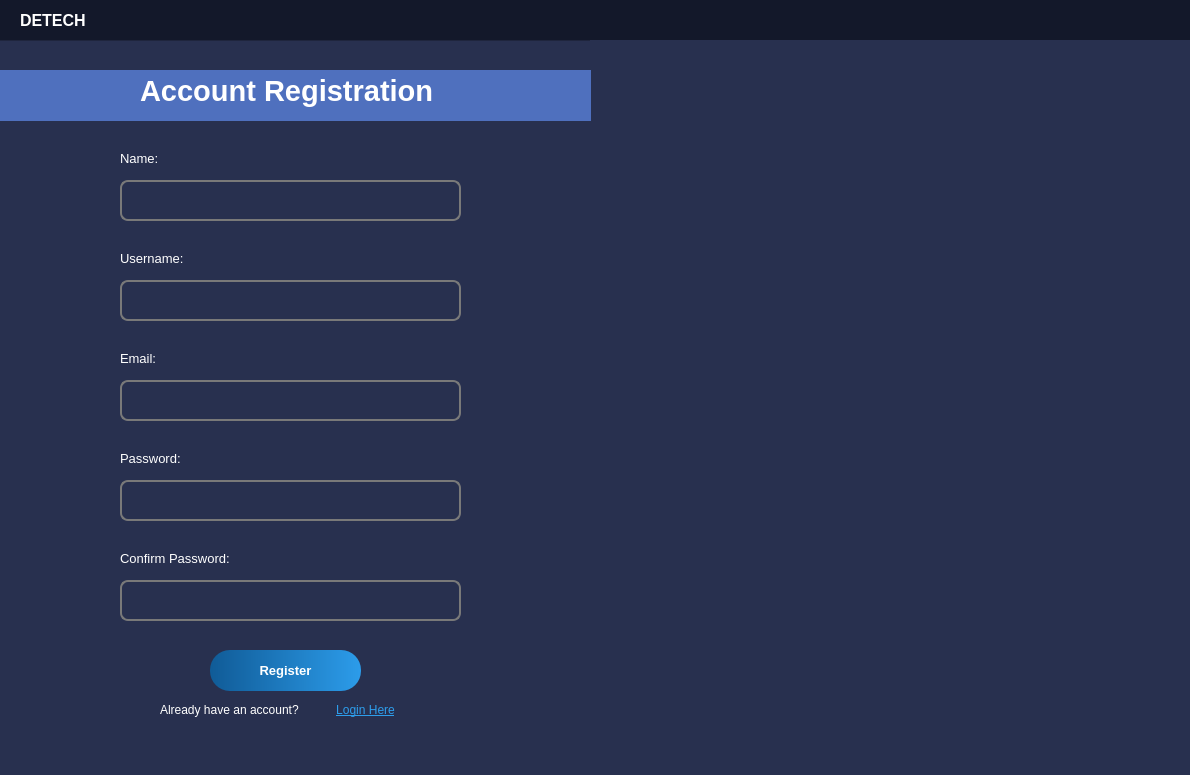
<?xml version="1.0" encoding="UTF-8"?>
<ui version="4.0">
 <class>loginWindow</class>
 <widget class="QMainWindow" name="loginWindow">
  <property name="geometry">
   <rect>
    <x>0</x>
    <y>0</y>
    <width>1190</width>
    <height>775</height>
   </rect>
  </property>
  <property name="windowTitle">
   <string>MainWindow</string>
  </property>
  <property name="styleSheet">
   <string notr="true">background-color: rgb(19, 24, 42);</string>
  </property>
  <widget class="QWidget" name="centralwidget">
   <widget class="QFrame" name="registrationFrame">
    <property name="geometry">
     <rect>
      <x>-10</x>
      <y>40</y>
      <width>1201</width>
      <height>741</height>
     </rect>
    </property>
    <property name="styleSheet">
     <string notr="true">background-color: rgb(40, 48, 79);</string>
    </property>
    <property name="frameShape">
     <enum>QFrame::StyledPanel</enum>
    </property>
    <property name="frameShadow">
     <enum>QFrame::Raised</enum>
    </property>
    <widget class="QLabel" name="nameRegLabel">
     <property name="geometry">
      <rect>
       <x>130</x>
       <y>110</y>
       <width>81</width>
       <height>16</height>
      </rect>
     </property>
     <property name="font">
      <font>
       <pointsize>10</pointsize>
      </font>
     </property>
     <property name="styleSheet">
      <string notr="true">color: rgb(255, 255, 255);</string>
     </property>
     <property name="text">
      <string>Name:</string>
     </property>
    </widget>
    <widget class="QLineEdit" name="nameRegLine">
     <property name="geometry">
      <rect>
       <x>130</x>
       <y>140</y>
       <width>341</width>
       <height>41</height>
      </rect>
     </property>
     <property name="font">
      <font>
       <pointsize>10</pointsize>
      </font>
     </property>
     <property name="styleSheet">
      <string notr="true">QLineEdit{
border: 2px solid rgb(121, 121, 121);
color: rgb(255, 255, 255);
border-radius: 8px;
padding-left: 15px;
}

QLineEdit:hover{
	border: 2px solid white;
}

QLineEdit:focus{
	border: 2px solid white;
}</string>
     </property>
     <property name="inputMask">
      <string notr="true"/>
     </property>
     <property name="echoMode">
      <enum>QLineEdit::Normal</enum>
     </property>
    </widget>
    <widget class="QPushButton" name="registerButton">
     <property name="geometry">
      <rect>
       <x>220</x>
       <y>610</y>
       <width>151</width>
       <height>41</height>
      </rect>
     </property>
     <property name="font">
      <font>
       <pointsize>10</pointsize>
       <weight>75</weight>
       <bold>true</bold>
      </font>
     </property>
     <property name="styleSheet">
      <string notr="true">QPushButton {
background-color: qlineargradient(spread:pad, x1:0, y1:0, x2:1, y2:0, stop:0 rgba(16, 91, 151, 255), stop:1 rgba(44, 156, 234, 255));
color: white;
border-radius: 20px;
}

QPushButton:hover {
    background: qradialgradient(
        cx: 0.3, cy: -0.4, fx: 0.3, fy: -0.4,
        radius: 1.35, stop: 0 rgb(119, 88, 127), stop: 1 rgb(28, 96, 255)
        );
    }

QPushButton:pressed {
    border-style: inset;
    background: qradialgradient(
        cx: 0.4, cy: -0.1, fx: 0.4, fy: -0.1,
        radius: 1.35, stop: 0 rgb(17, 21, 255), stop: 1 #ddd
        );
    }</string>
     </property>
     <property name="text">
      <string>Register</string>
     </property>
     <property name="icon">
      <iconset resource="detechRs.qrc">
       <normaloff>:/images/images/ri_login-circle-fill.png</normaloff>:/images/images/ri_login-circle-fill.png</iconset>
     </property>
     <property name="iconSize">
      <size>
       <width>25</width>
       <height>25</height>
      </size>
     </property>
    </widget>
    <widget class="QLabel" name="label">
     <property name="geometry">
      <rect>
       <x>170</x>
       <y>660</y>
       <width>161</width>
       <height>20</height>
      </rect>
     </property>
     <property name="font">
      <font>
       <pointsize>9</pointsize>
      </font>
     </property>
     <property name="styleSheet">
      <string notr="true">color: rgb(255, 255, 255)</string>
     </property>
     <property name="text">
      <string>Already have an account?</string>
     </property>
    </widget>
    <widget class="QLabel" name="label_3">
     <property name="geometry">
      <rect>
       <x>600</x>
       <y>0</y>
       <width>601</width>
       <height>741</height>
      </rect>
     </property>
     <property name="text">
      <string/>
     </property>
     <property name="pixmap">
      <pixmap resource="detechRs.qrc">:/images/images/login image.jpg</pixmap>
     </property>
     <property name="scaledContents">
      <bool>true</bool>
     </property>
    </widget>
    <widget class="QLabel" name="label_2">
     <property name="geometry">
      <rect>
       <x>10</x>
       <y>30</y>
       <width>591</width>
       <height>51</height>
      </rect>
     </property>
     <property name="styleSheet">
      <string notr="true">background-color: rgba(79, 112, 190, 1);</string>
     </property>
     <property name="text">
      <string/>
     </property>
    </widget>
    <widget class="QLabel" name="accountReg">
     <property name="geometry">
      <rect>
       <x>150</x>
       <y>30</y>
       <width>451</width>
       <height>41</height>
      </rect>
     </property>
     <property name="font">
      <font>
       <pointsize>22</pointsize>
       <weight>75</weight>
       <bold>true</bold>
      </font>
     </property>
     <property name="styleSheet">
      <string notr="true">color: rgb(255, 255, 255);
background-color: rgba(79, 112, 190, 1);</string>
     </property>
     <property name="text">
      <string>Account Registration</string>
     </property>
    </widget>
    <widget class="QLabel" name="usernameRegLabel">
     <property name="geometry">
      <rect>
       <x>130</x>
       <y>210</y>
       <width>81</width>
       <height>16</height>
      </rect>
     </property>
     <property name="font">
      <font>
       <pointsize>10</pointsize>
      </font>
     </property>
     <property name="styleSheet">
      <string notr="true">color: rgb(255, 255, 255);</string>
     </property>
     <property name="text">
      <string>Username:</string>
     </property>
    </widget>
    <widget class="QLineEdit" name="usernameRegLine">
     <property name="geometry">
      <rect>
       <x>130</x>
       <y>240</y>
       <width>341</width>
       <height>41</height>
      </rect>
     </property>
     <property name="font">
      <font>
       <pointsize>10</pointsize>
      </font>
     </property>
     <property name="styleSheet">
      <string notr="true">QLineEdit{
border: 2px solid rgb(121, 121, 121);
color: rgb(255, 255, 255);
border-radius: 8px;
padding-left: 15px;
}

QLineEdit:hover{
	border: 2px solid white;
}

QLineEdit:focus{
	border: 2px solid white;
}</string>
     </property>
     <property name="inputMask">
      <string notr="true"/>
     </property>
     <property name="echoMode">
      <enum>QLineEdit::Normal</enum>
     </property>
    </widget>
    <widget class="QLineEdit" name="emailRegLine">
     <property name="geometry">
      <rect>
       <x>130</x>
       <y>340</y>
       <width>341</width>
       <height>41</height>
      </rect>
     </property>
     <property name="font">
      <font>
       <pointsize>10</pointsize>
      </font>
     </property>
     <property name="styleSheet">
      <string notr="true">QLineEdit{
border: 2px solid rgb(121, 121, 121);
color: rgb(255, 255, 255);
border-radius: 8px;
padding-left: 15px;
}

QLineEdit:hover{
	border: 2px solid white;
}

QLineEdit:focus{
	border: 2px solid white;
}</string>
     </property>
     <property name="inputMask">
      <string notr="true"/>
     </property>
     <property name="echoMode">
      <enum>QLineEdit::Normal</enum>
     </property>
    </widget>
    <widget class="QLabel" name="emailRegLabel">
     <property name="geometry">
      <rect>
       <x>130</x>
       <y>310</y>
       <width>81</width>
       <height>16</height>
      </rect>
     </property>
     <property name="font">
      <font>
       <pointsize>10</pointsize>
      </font>
     </property>
     <property name="styleSheet">
      <string notr="true">color: rgb(255, 255, 255);</string>
     </property>
     <property name="text">
      <string>Email:</string>
     </property>
    </widget>
    <widget class="QLabel" name="passwordRegLabel">
     <property name="geometry">
      <rect>
       <x>130</x>
       <y>410</y>
       <width>81</width>
       <height>16</height>
      </rect>
     </property>
     <property name="font">
      <font>
       <pointsize>10</pointsize>
      </font>
     </property>
     <property name="styleSheet">
      <string notr="true">color: rgb(255, 255, 255);</string>
     </property>
     <property name="text">
      <string>Password:</string>
     </property>
    </widget>
    <widget class="QLineEdit" name="passwordRegLine">
     <property name="geometry">
      <rect>
       <x>130</x>
       <y>440</y>
       <width>341</width>
       <height>41</height>
      </rect>
     </property>
     <property name="font">
      <font>
       <pointsize>10</pointsize>
      </font>
     </property>
     <property name="styleSheet">
      <string notr="true">QLineEdit{
border: 2px solid rgb(121, 121, 121);
color: rgb(255, 255, 255);
border-radius: 8px;
padding-left: 15px;
}

QLineEdit:hover{
	border: 2px solid white;
}

QLineEdit:focus{
	border: 2px solid white;
}</string>
     </property>
     <property name="inputMask">
      <string notr="true"/>
     </property>
     <property name="echoMode">
      <enum>QLineEdit::Password</enum>
     </property>
    </widget>
    <widget class="QLabel" name="confirmPasswordRegLabel">
     <property name="geometry">
      <rect>
       <x>130</x>
       <y>510</y>
       <width>161</width>
       <height>16</height>
      </rect>
     </property>
     <property name="font">
      <font>
       <pointsize>10</pointsize>
      </font>
     </property>
     <property name="styleSheet">
      <string notr="true">color: rgb(255, 255, 255);</string>
     </property>
     <property name="text">
      <string>Confirm Password:</string>
     </property>
    </widget>
    <widget class="QLineEdit" name="confirmPasswordRegLine">
     <property name="geometry">
      <rect>
       <x>130</x>
       <y>540</y>
       <width>341</width>
       <height>41</height>
      </rect>
     </property>
     <property name="font">
      <font>
       <pointsize>10</pointsize>
      </font>
     </property>
     <property name="styleSheet">
      <string notr="true">QLineEdit{
border: 2px solid rgb(121, 121, 121);
color: rgb(255, 255, 255);
border-radius: 8px;
padding-left: 15px;
}

QLineEdit:hover{
	border: 2px solid white;
}

QLineEdit:focus{
	border: 2px solid white;
}</string>
     </property>
     <property name="inputMask">
      <string notr="true"/>
     </property>
     <property name="echoMode">
      <enum>QLineEdit::Password</enum>
     </property>
    </widget>
    <widget class="QPushButton" name="loginHere">
     <property name="geometry">
      <rect>
       <x>330</x>
       <y>660</y>
       <width>91</width>
       <height>20</height>
      </rect>
     </property>
     <property name="styleSheet">
      <string notr="true">QPushButton{
color: rgb(45, 158, 236);
font: 700 9pt &quot;Segoe UI&quot;;
text-decoration: underline;
}

QPushButton:pressed {
    border-style: inset;
    background: qradialgradient(
        cx: 0.4, cy: -0.1, fx: 0.4, fy: -0.1,
        radius: 1.35, stop: 0 rgb(70, 70, 70), stop: 1 rgb(85, 170, 255)
        );
    }</string>
     </property>
     <property name="text">
      <string>Login Here</string>
     </property>
     <property name="flat">
      <bool>true</bool>
     </property>
    </widget>
    <widget class="QLabel" name="labelNameError">
     <property name="geometry">
      <rect>
       <x>180</x>
       <y>110</y>
       <width>141</width>
       <height>16</height>
      </rect>
     </property>
     <property name="text">
      <string/>
     </property>
    </widget>
    <widget class="QLabel" name="labelUsernameError">
     <property name="geometry">
      <rect>
       <x>210</x>
       <y>210</y>
       <width>141</width>
       <height>16</height>
      </rect>
     </property>
     <property name="text">
      <string/>
     </property>
    </widget>
    <widget class="QLabel" name="labelEmailError">
     <property name="geometry">
      <rect>
       <x>200</x>
       <y>310</y>
       <width>141</width>
       <height>16</height>
      </rect>
     </property>
     <property name="text">
      <string/>
     </property>
    </widget>
    <widget class="QLabel" name="labelPasswordError">
     <property name="geometry">
      <rect>
       <x>200</x>
       <y>410</y>
       <width>141</width>
       <height>16</height>
      </rect>
     </property>
     <property name="text">
      <string/>
     </property>
    </widget>
    <widget class="QLabel" name="labelConfirmPasswordError">
     <property name="geometry">
      <rect>
       <x>250</x>
       <y>510</y>
       <width>141</width>
       <height>16</height>
      </rect>
     </property>
     <property name="text">
      <string/>
     </property>
    </widget>
   </widget>
   <widget class="QLabel" name="detechLabel">
    <property name="geometry">
     <rect>
      <x>20</x>
      <y>10</y>
      <width>81</width>
      <height>21</height>
     </rect>
    </property>
    <property name="font">
     <font>
      <pointsize>12</pointsize>
      <weight>75</weight>
      <bold>true</bold>
     </font>
    </property>
    <property name="styleSheet">
     <string notr="true">color: rgb(255, 255, 255);</string>
    </property>
    <property name="text">
     <string>DETECH</string>
    </property>
   </widget>
  </widget>
 </widget>
 <resources>
  <include location="detechRs.qrc"/>
 </resources>
 <connections/>
</ui>
